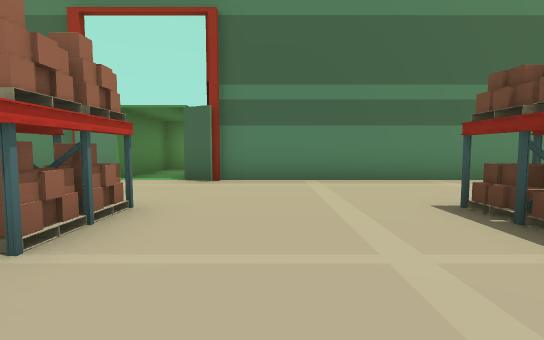
View 1 (above)

16 first-person views from a walk through a scene from a Unity 3-D project. The camera is 1.3 m above the floor, tilts 4° down and sees 85° across. The floor is counted in squares, 2 m on a side. Each view is taken from the middle of a square. On the plan, view 1 faces up. The plan holds only what a view shows up to about 9 squares ahead; the rest is blank. The place goes on beyond the plan.

View 2
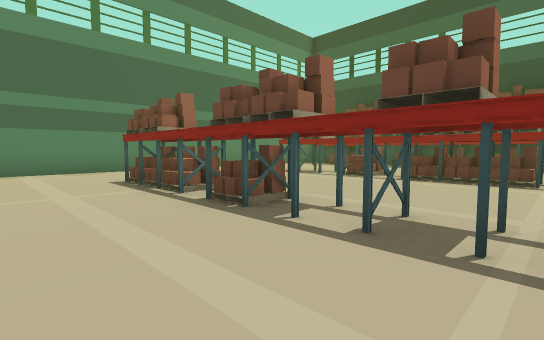

View 3
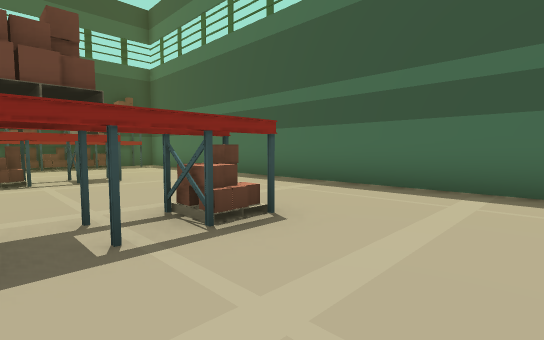

View 4
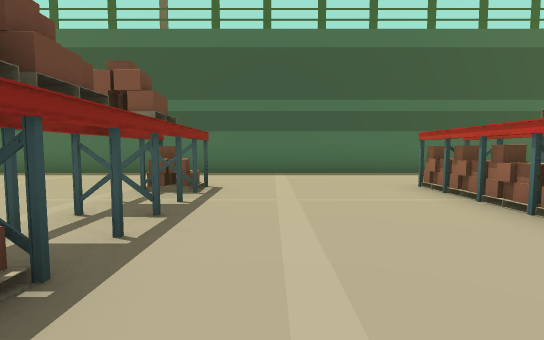

View 5
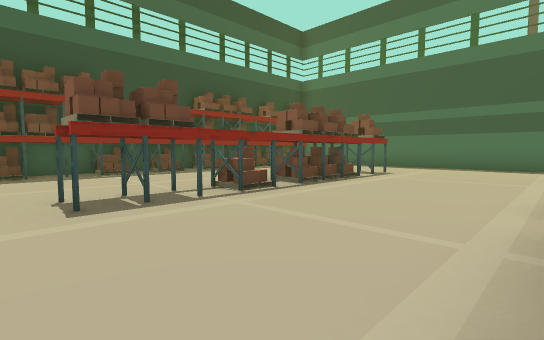

View 6
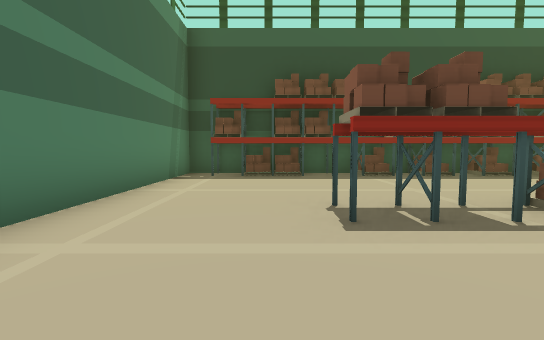

View 7
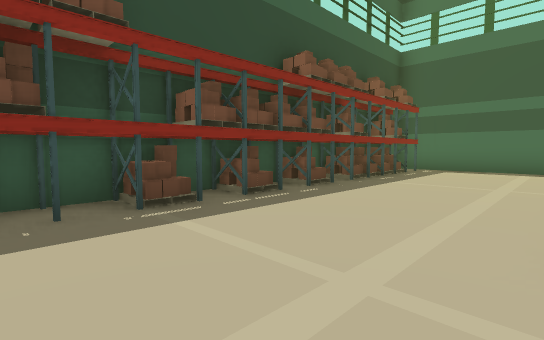

View 8
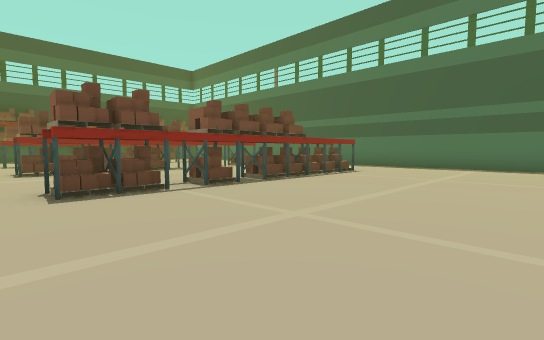

View 9
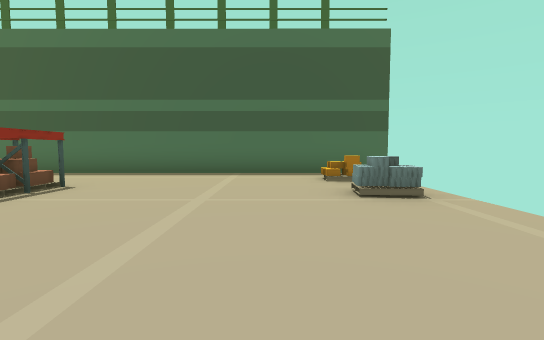

View 10
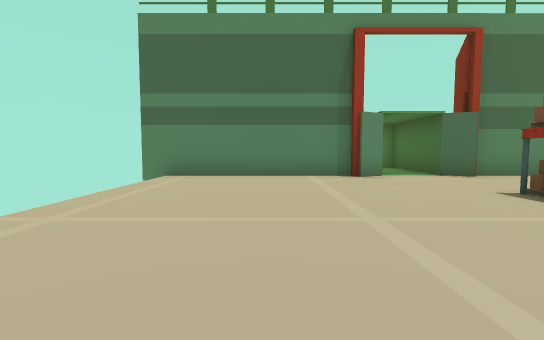

View 11
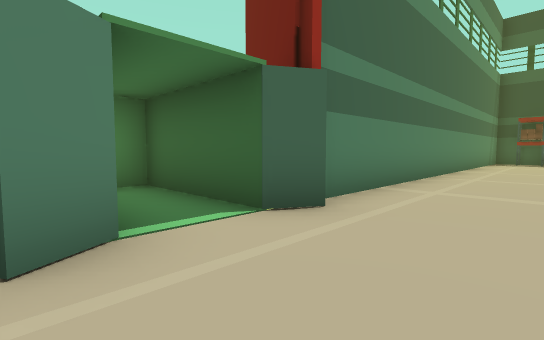

View 12
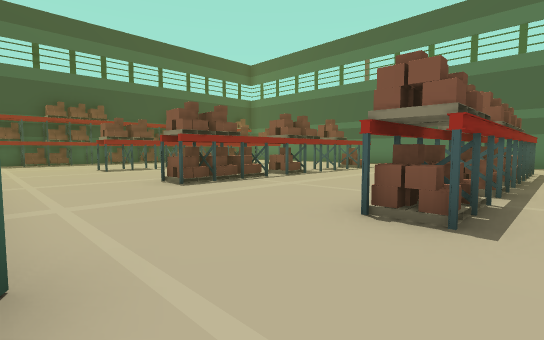

View 13
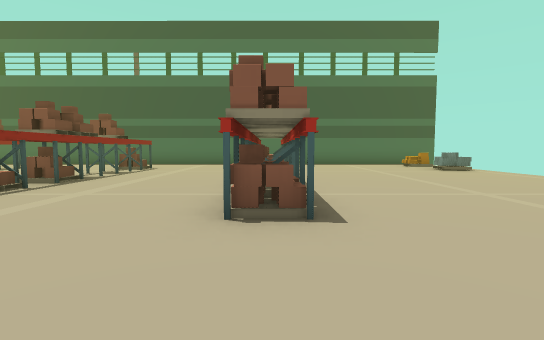

View 14
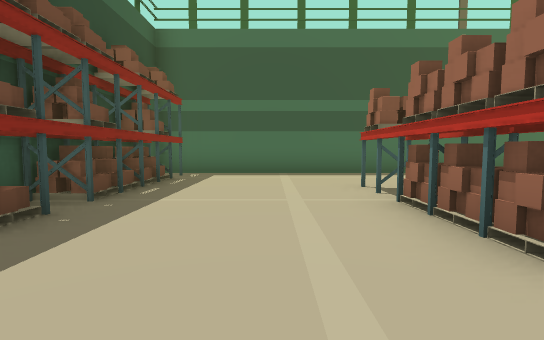

View 15
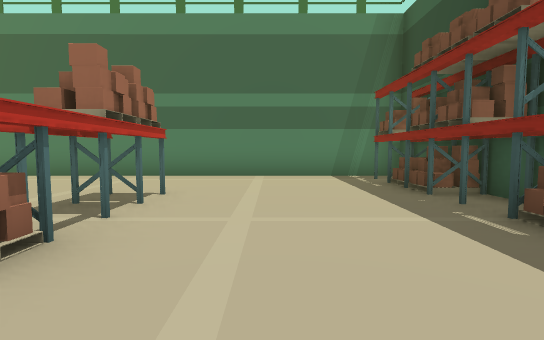

View 16
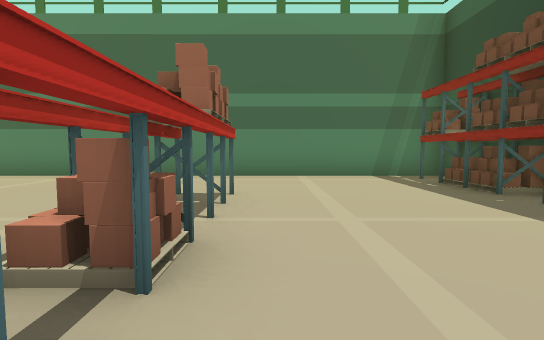

### Floor plan
Key: @ floor where view 1 was taken; # wall or solid block; . floor; T truck; P pallet; R rack; O other object.
Columns run from 9 left of view 1 to 12 right of it. Each row starts with its distance up from view 1.
 11       TT
 10       TT
  9
  8
  7 #####    ############
  6  ....#..#............#
  5  ...................R#
  4  ....................P
  3  ......P...PP...R...R#
  2  ......P...PP...R...R#
  1  ......P...PP...P....P
  0  ......R.@.PP...R...RP
 -1  ......P...RR...P...R#
 -2  ......P...RR...P....P
 -3  O.....P...RR...R...RP
 -4  ......P...RP...R...RP
 -5  O...................P
 -6   ..................R#
 -7   ...................#
 -8  ####################

Where each view was taken, in squares from view 1:
view 1: 0 up, 0 right, facing up
view 2: 3 down, 0 right, facing up-right
view 3: 2 down, 0 right, facing down-right
view 4: 1 up, 1 right, facing down
view 5: 4 up, 3 right, facing down-right
view 6: 4 up, 4 right, facing right
view 7: 3 up, 8 right, facing down-right
view 8: 4 up, 7 left, facing down-right
view 9: 1 up, 6 left, facing down
view 10: 1 down, 6 left, facing up
view 11: 4 up, 4 left, facing up-right
view 12: 6 up, 3 left, facing down-right
view 13: 6 up, 2 left, facing down
view 14: 1 up, 9 right, facing down
view 15: 1 down, 9 right, facing up
view 16: 1 down, 8 right, facing up
